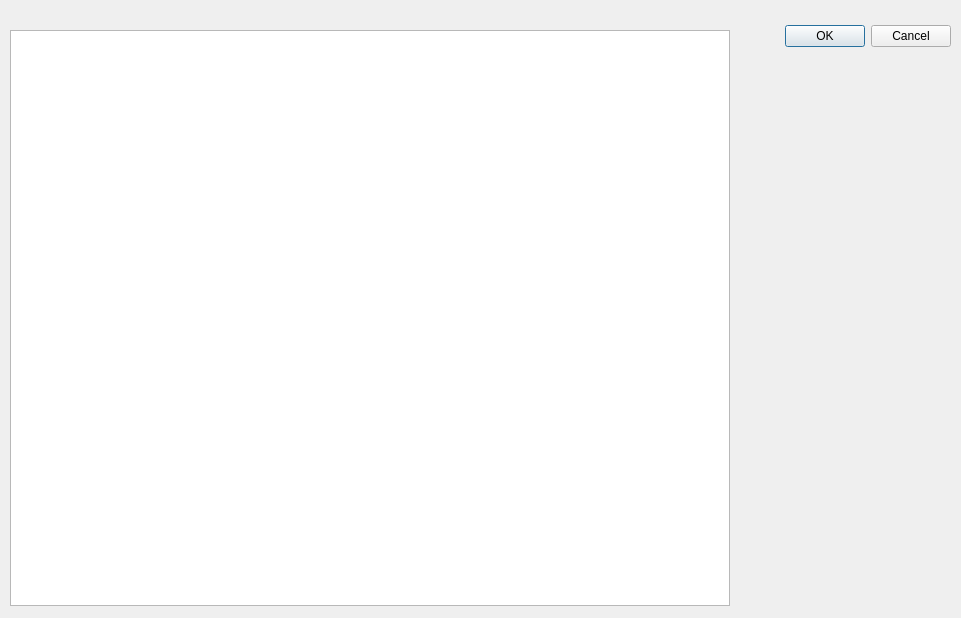
<?xml version="1.0" encoding="UTF-8"?>
<ui version="4.0">
 <class>Dialog</class>
 <widget class="QDialog" name="Dialog">
  <property name="geometry">
   <rect>
    <x>0</x>
    <y>0</y>
    <width>961</width>
    <height>618</height>
   </rect>
  </property>
  <property name="windowTitle">
   <string>Dialog</string>
  </property>
  <widget class="QDialogButtonBox" name="buttonBox">
   <property name="geometry">
    <rect>
     <x>780</x>
     <y>20</y>
     <width>171</width>
     <height>32</height>
    </rect>
   </property>
   <property name="orientation">
    <enum>Qt::Horizontal</enum>
   </property>
   <property name="standardButtons">
    <set>QDialogButtonBox::Cancel|QDialogButtonBox::Ok</set>
   </property>
  </widget>
  <widget class="QGraphicsView" name="graphicsView">
   <property name="geometry">
    <rect>
     <x>10</x>
     <y>30</y>
     <width>720</width>
     <height>576</height>
    </rect>
   </property>
   <property name="minimumSize">
    <size>
     <width>720</width>
     <height>576</height>
    </size>
   </property>
   <property name="maximumSize">
    <size>
     <width>720</width>
     <height>576</height>
    </size>
   </property>
   <property name="layoutDirection">
    <enum>Qt::LeftToRight</enum>
   </property>
   <property name="sceneRect">
    <rectf>
     <x>0.000000000000000</x>
     <y>0.000000000000000</y>
     <width>0.000000000000000</width>
     <height>0.000000000000000</height>
    </rectf>
   </property>
   <property name="alignment">
    <set>Qt::AlignCenter</set>
   </property>
  </widget>
 </widget>
 <resources/>
 <connections>
  <connection>
   <sender>buttonBox</sender>
   <signal>accepted()</signal>
   <receiver>Dialog</receiver>
   <slot>accept()</slot>
   <hints>
    <hint type="sourcelabel">
     <x>248</x>
     <y>254</y>
    </hint>
    <hint type="destinationlabel">
     <x>157</x>
     <y>274</y>
    </hint>
   </hints>
  </connection>
  <connection>
   <sender>buttonBox</sender>
   <signal>rejected()</signal>
   <receiver>Dialog</receiver>
   <slot>reject()</slot>
   <hints>
    <hint type="sourcelabel">
     <x>316</x>
     <y>260</y>
    </hint>
    <hint type="destinationlabel">
     <x>286</x>
     <y>274</y>
    </hint>
   </hints>
  </connection>
 </connections>
</ui>
